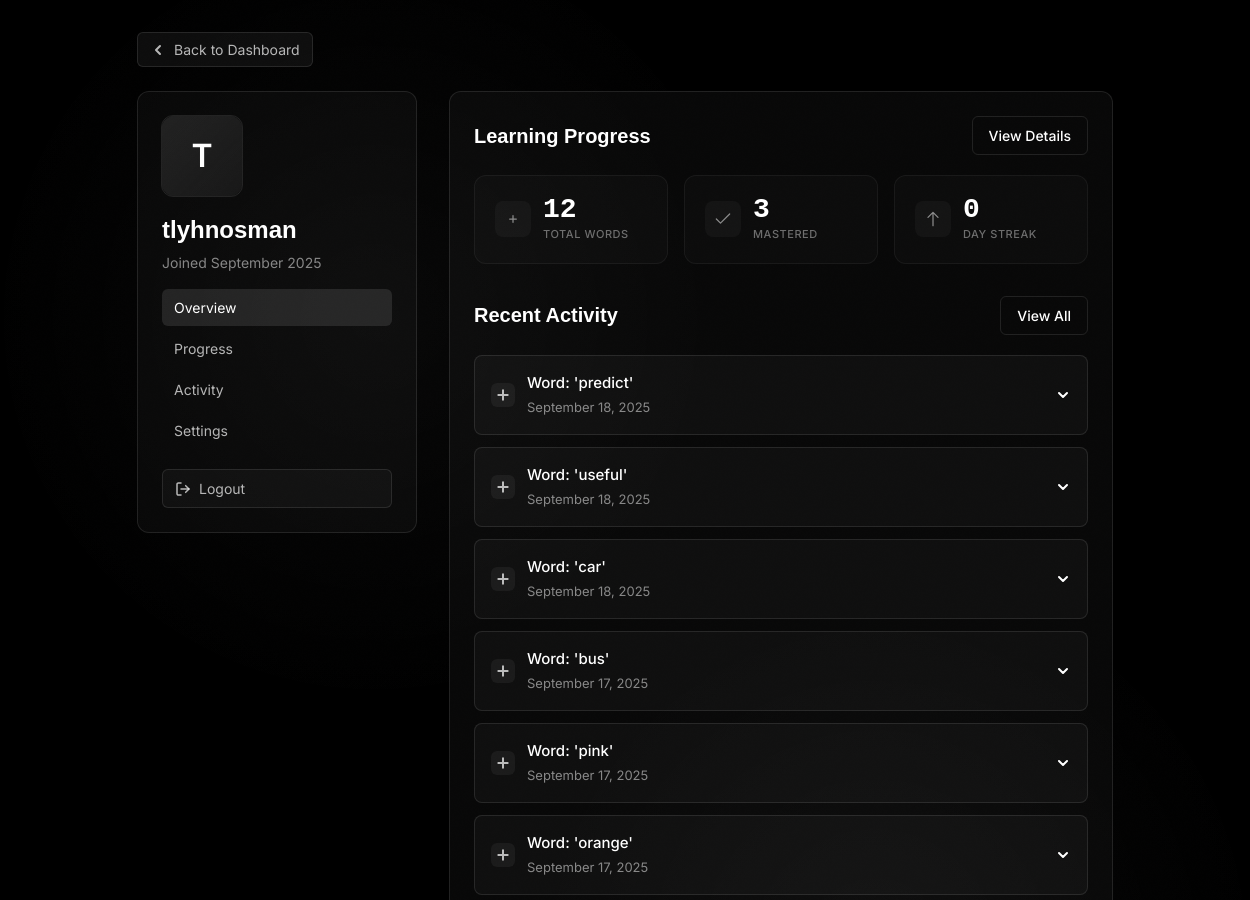
/profile (signed in, upper part), run on an earlier commit of the app's database.
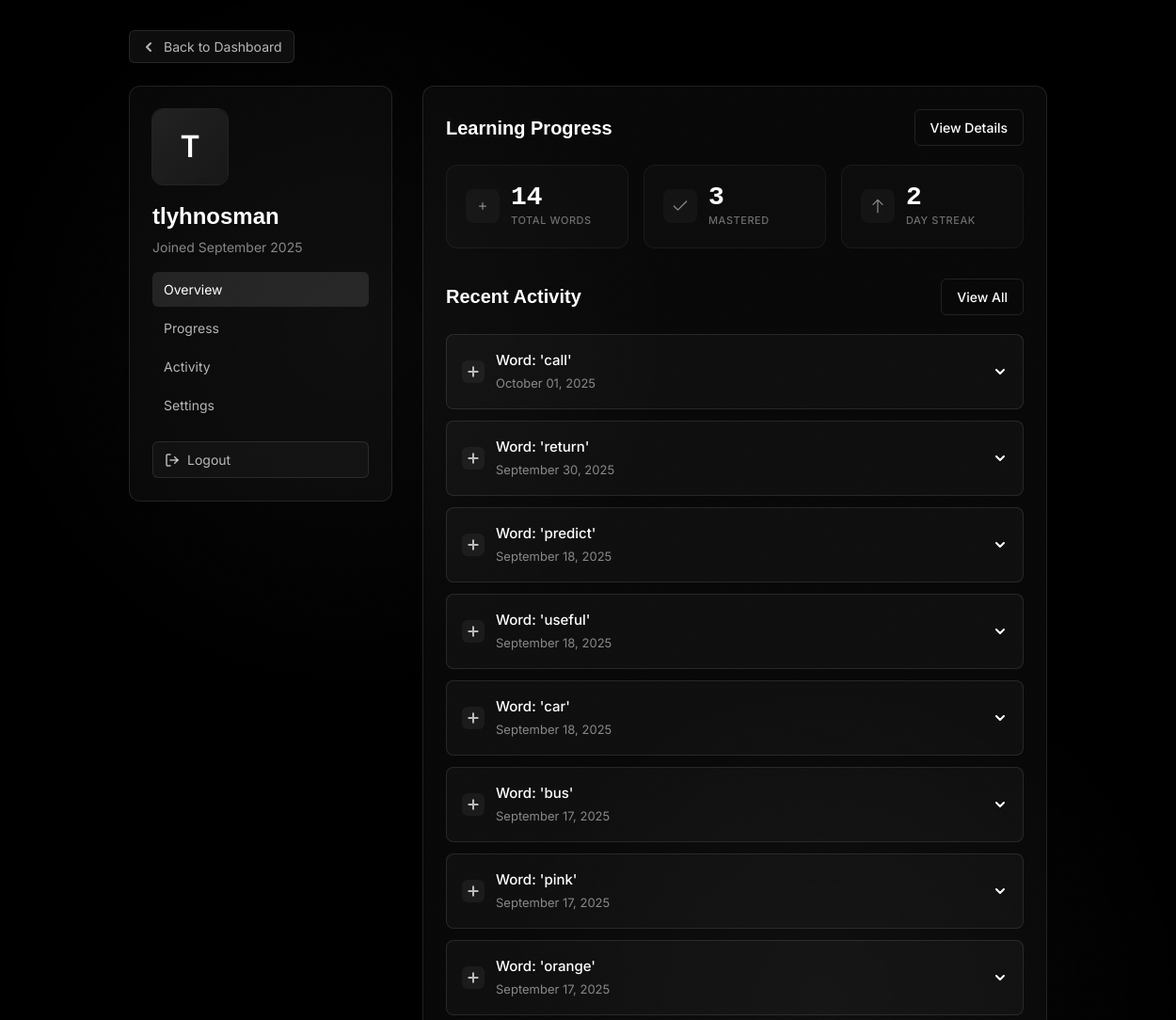
And on a later commit of the database.
### app.py (models this page shows, shortened)
class Word(db.Model):
    id = db.Column(db.Integer, primary_key=True)
    english = db.Column(db.String(100), nullable=False)
    turkish = db.Column(db.String(100), nullable=False)
    created_at = db.Column(db.DateTime, default=datetime.utcnow)
    mastered = db.Column(db.Boolean, default=False)
    review = db.Column(db.Boolean, default=False)
    example_sentences = db.Column(db.Text, default='')
    level = db.Column(db.String(2), default='')  # A1, A2, B1, B2, C1, C2
    pronunciation = db.Column(db.String(50), default='')
    word_type = db.Column(db.String(20), default='adjective')
    added_by = db.Column(db.String(100), default='John Doe')
    user_id = db.Column(db.Integer, db.ForeignKey('user.id'))

class Activity(db.Model):
    id = db.Column(db.Integer, primary_key=True)
    user_id = db.Column(db.Integer, db.ForeignKey('user.id'), nullable=False)
    activity_type = db.Column(db.String(50), nullable=False)  # 'word_added', 'example_added', 'word_mastered', etc.
    word_id = db.Column(db.Integer, db.ForeignKey('word.id'))
    details = db.Column(db.Text)  # JSON string for additional details
    created_at = db.Column(db.DateTime, default=datetime.utcnow)

### app.py (the view)
@app.route('/profile')
@login_required
def profile():
    stats = {
        'total_words': Word.query.filter_by(user_id=current_user.id).count(),
        'mastered_words': Word.query.filter_by(user_id=current_user.id, mastered=True).count(),
        'learning_streak': calculate_streak(current_user.id),
        'accuracy_rate': calculate_accuracy_rate(current_user.id),
        'daily_average': calculate_daily_average(current_user.id),
        'active_days': calculate_active_days(current_user.id)
    }
    recent_activities = []
    activities = Activity.query.filter_by(user_id=current_user.id).order_by(Activity.created_at.desc()).limit(50).all()
    for activity in activities:
        activity_data = {
            'date': activity.created_at,
            'title': '',
            'details': json.loads(activity.details) if activity.details else {},
            'activity_type': activity.activity_type,
            'icon': 'plus'  # Varsayılan ikon
        }
        word = None
        if activity.word_id:
            word = Word.query.get(activity.word_id)
        if activity.activity_type == 'word_added' and word:
            activity_data['title'] = f"Added '{word.english}' to vocabulary"
            activity_data['icon'] = 'plus'
            activity_data['details']['word'] = word.english
            activity_data['details']['translation'] = word.turkish
            activity_data['details']['level'] = word.level
        elif activity.activity_type == 'example_added' and word:
            activity_data['title'] = f"Added example for '{word.english}'"
            activity_data['icon'] = 'edit'
            activity_data['details']['word'] = word.english
            activity_data['details']['level'] = word.level
        elif activity.activity_type == 'word_mastered' and word:
            activity_data['title'] = f"Mastered the word '{word.english}'"
            activity_data['icon'] = 'check'
            activity_data['details']['word'] = word.english
            activity_data['details']['level'] = word.level
        elif activity.activity_type == 'sentence_exercise' and word:
            activity_data['title'] = f"Practiced '{word.english}' in a sentence"
            activity_data['icon'] = 'edit'
            activity_data['details']['word'] = word.english
            activity_data['details']['level'] = word.level
            activity_data['details']['sentence'] = activity_data['details'].get('sentence', '')
        elif activity.activity_type == 'sentence_shared' and word:
            activity_data['title'] = f"Shared a sentence with '{word.english}'"
            activity_data['icon'] = 'edit'
            activity_data['details']['word'] = word.english
            activity_data['details']['level'] = word.level if word else ''
            activity_data['details']['sentence'] = activity_data['details'].get('sentence', '')
        elif activity.activity_type == 'daily_goal':
            activity_data['title'] = "Reached daily word goal!"
            activity_data['icon'] = 'star'
        elif activity.activity_type == 'streak_milestone':
            activity_data['title'] = f"Achieved {activity_data['details'].get('days', 0)} day streak!"
            activity_data['icon'] = 'fire'
        recent_activities.append(activity_data)
    return render_template('profile.html',
                         user=current_user,
                         stats=stats,
                         recent_activities=recent_activities)

### app.py (called while the page is built)
@login_manager.user_loader
def load_user(user_id):
    try:
        return User.query.get(int(user_id))
    except Exception as e:
        print(f"User loading error: {e}")
        session.clear()
        return None

def calculate_accuracy_rate(user_id):
    total_words = Word.query.filter_by(user_id=user_id).count()
    mastered_words = Word.query.filter_by(user_id=user_id, mastered=True).count()
    if total_words == 0:
        return 0
    return int((mastered_words / total_words) * 100)

def calculate_daily_average(user_id):
    thirty_days_ago = datetime.utcnow() - timedelta(days=30)
    words = Word.query.filter(
        Word.user_id == user_id,
        Word.created_at >= thirty_days_ago
    ).all()
    if not words:
        return 0
    daily_counts = {}
    for word in words:
        day = word.created_at.date()
        daily_counts[day] = daily_counts.get(day, 0) + 1
    if not daily_counts:
        return 0
    return int(sum(daily_counts.values()) / len(daily_counts))

### templates/profile.html (shortened to what the changed rows need)
<!DOCTYPE html>
<html lang="en">
<head>
    <script src="https://cdn.tailwindcss.com"></script>
    <link href="https://fonts.cdnfonts.com/css/clash-display" rel="stylesheet">
    <link href="https://fonts.cdnfonts.com/css/neue-machina" rel="stylesheet">
</head>
<body>
    <div class="container">
        <div class="profile-layout">
            <div class="profile-sidebar">
                <div class="profile-card">
                    <h1 class="profile-name">{{ current_user.username }}</h1>
                </div>
            </div>
            <div class="profile-content">
                <div id="overview" class="content-section active">
                    <div class="section-header">
                        <h2 class="section-title">Learning Progress</h2>
                    </div>
                    <div class="progress-grid">
                        <div class="progress-card">
                            <div class="progress-content">
                                <div class="progress-value">{{ stats.total_words }}</div>
                                <div class="progress-label">TOTAL WORDS</div>
                            </div>
                        </div>
                        <div class="progress-card">
                            <div class="progress-content">
                                <div class="progress-value">{{ stats.learning_streak }}</div>
                                <div class="progress-label">DAY STREAK</div>
                            </div>
                        </div>
                    </div>
                    <div class="section-header" style="margin-top: 32px;">
                        <h2 class="section-title">Recent Activity</h2>
                    </div>
                    {% set grouped_activities = {} %}
                    {% for word, activities in grouped_activities.items() %}
                    <div class="activity-group">
                        <div class="activity-group-header" onclick="toggleActivityGroup(this)">
                            <div class="activity-icon-wrapper">
                                <svg class="activity-icon" width="16" height="16" viewBox="0 0 16 16" fill="none">
                                    <path d="M8 3.33334V12.6667M12.6667 8H3.33334" stroke="currentColor" stroke-width="2" stroke-linecap="round"/>
                                </svg>
                            </div>
                            <div class="activity-content">
                                <div class="activity-title">Word: '{{ word }}'</div>
                                <div class="activity-meta">{{ activities[0].date.strftime('%B %d, %Y') }}</div>
                            </div>
                            <svg class="activity-chevron" width="16" height="16" viewBox="0 0 16 16" fill="none">
                                <path d="M4 6L8 10L12 6" stroke="currentColor" stroke-width="2" stroke-linecap="round" stroke-linejoin="round"/>
                            </svg>
                        </div>
                    </div>
                    {% endfor %}
                </div>
                    {% set grouped_activities = {} %}
            </div>
        </div>
    </div>
</body>
</html>

What changed in the data, as far as the page shows it:
added Word: english "call", created_at "October 01, 2025"
added Word: english "return", created_at "September 30, 2025"
Also different on the page:
{{ stats.total_words }}: "12" → "14"
{{ stats.learning_streak }}: "0" → "2"
